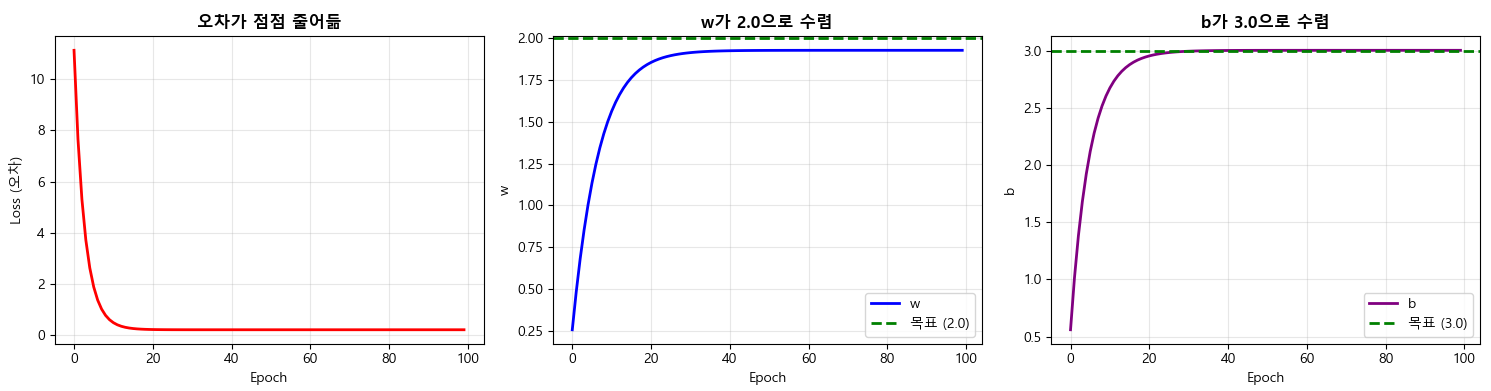

The Python source for this figure:
import numpy as np
import matplotlib.pyplot as plt

plt.rcParams['font.family'] = 'Malgun Gothic'
plt.rcParams['axes.unicode_minus'] = False

# ============================================================
# STEP 4: 코드로 구현
# ============================================================
# 목표: y = 2x + 3 관계를 데이터에서 찾아내기

print("=" * 60)
print("경사 하강법 구현")
print("=" * 60)

# 데이터 생성
np.random.seed(42)
x = np.random.randn(100)
y = 2 * x + 3 + np.random.randn(100) * 0.5  # y = 2x + 3 + 노이즈

print(f"\n[데이터] {len(x)}개")
print(f"실제 관계: y = 2x + 3")
print(f"목표: 컴퓨터가 스스로 찾기!\n")

# 파라미터 초기화
w = 0.0  # 기울기
b = 0.0  # 절편
lr = 0.1  # 학습률 (learning rate)
epochs = 100  # 반복 횟수

# 학습 과정 기록
loss_history = []
w_history = []
b_history = []

print("[학습 시작]")
print(f"초기값: w={w}, b={b}")
print(f"학습률: {lr}, 반복: {epochs}번\n")
# [학습 시작]
# 초기값: w=0.0, b=0.0
# 학습률: 0.1, 반복: 100번

# 경사 하강법 실행
for epoch in range(epochs):
    # 1. 예측
    y_pred = w * x + b

    # 2. 오차 계산 (MSE)
    loss = np.mean((y - y_pred) ** 2)
    loss_history.append(loss)

    # 3. 기울기 계산 (미분)
    # dw = "w를 조금 바꾸면 오차가 어떻게 변하나?"
    # db = "b를 조금 바꾸면 오차가 어떻게 변하나?"
    dw = np.mean(2 * (y_pred - y) * x)  # w에 대한 기울기
    db = np.mean(2 * (y_pred - y))  # b에 대한 기울기

    # 4. 파라미터 업데이트
    # 기울기 반대 방향으로 조금씩 이동
    w = w - lr * dw
    b = b - lr * db

    # 기록
    w_history.append(w)
    b_history.append(b)

    # 20번마다 출력
    if epoch % 20 == 0:
        print(f'Epoch {epoch:3d}: Loss={loss:.4f}, w={w:.4f}, b={b:.4f}')
        # Epoch   0: Loss=11.1166, w=0.2567, b=0.5607
        # Epoch  20: Loss=0.2294, w=1.8559, b=2.9548
        # Epoch  40: Loss=0.2209, w=1.9258, b=3.0024
        # Epoch  60: Loss=0.2209, w=1.9283, b=3.0037
        # Epoch  80: Loss=0.2209, w=1.9284, b=3.0037

print(f'\n[최종 결과]')
print(f'  w = {w:.4f} (목표: 2.0)')
print(f'  b = {b:.4f} (목표: 3.0)')
print(f'  오차: w는 {abs(w-2.0):.4f}, b는 {abs(b-3.0):.4f}')

if abs(w-2.0) < 0.1 and abs(b-3.0) < 0.1:
    print(f'  → 매우 정확하게 찾음\n')
else:
    print(f'  → 더 많은 학습 필요\n')
# [최종 결과]
#   w = 1.9284 (목표: 2.0)
#   b = 3.0037 (목표: 3.0)
#   오차: w는 0.0716, b는 0.0037
#   → 매우 정확하게 찾음


# ============================================================
# STEP 5: 시각화
# ============================================================
# 학습 과정을 그래프로 확인
# - 오차가 줄어드는 과정
# - w와 b가 목표값으로 수렴하는 과정

fig, axes = plt.subplots(1, 3, figsize=(15, 4))

# 1. 오차 감소
axes[0].plot(loss_history, color='red', linewidth=2)
axes[0].set_xlabel('Epoch', fontsize=10)
axes[0].set_ylabel('Loss (오차)', fontsize=10)
axes[0].set_title('오차가 점점 줄어듦', fontsize=12, fontweight='bold')
axes[0].grid(True, alpha=0.3)

# 2. w 변화
axes[1].plot(w_history, color='blue', linewidth=2, label='w')
axes[1].axhline(y=2.0, color='green', linestyle='--',
                linewidth=2, label='목표 (2.0)')
axes[1].set_xlabel('Epoch', fontsize=10)
axes[1].set_ylabel('w', fontsize=10)
axes[1].set_title('w가 2.0으로 수렴', fontsize=12, fontweight='bold')
axes[1].legend()
axes[1].grid(True, alpha=0.3)

# 3. b 변화
axes[2].plot(b_history, color='purple', linewidth=2, label='b')
axes[2].axhline(y=3.0, color='green', linestyle='--',
                linewidth=2, label='목표 (3.0)')
axes[2].set_xlabel('Epoch', fontsize=10)
axes[2].set_ylabel('b', fontsize=10)
axes[2].set_title('b가 3.0으로 수렴', fontsize=12, fontweight='bold')
axes[2].legend()
axes[2].grid(True, alpha=0.3)

plt.tight_layout()
plt.show()
